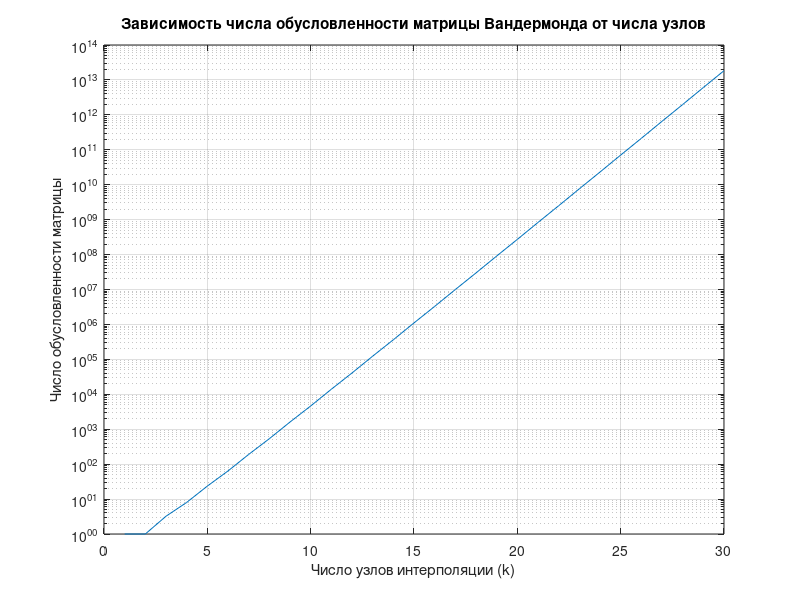

This figure's MATLAB source:
% Задание границ отрезка
a = -1;
b = 1;
% Задание максимального количества узлов
N = 30;
% Инициализация массива для хранения чисел обусловленности
C = zeros(1, N);
% В цикле по числу узлов k формируем матрицу Вандермонда
for k = 1:N
 % Формируем равномерно распределенные узлы на отрезке [a, b]
 x = linspace(a, b, k)';

 % Формируем матрицу Вандермонда
 M = zeros(k, k);
 for jj = 1:k
 for ii = 1:k
 M(ii, jj) = x(ii)^(jj-1);
 end
 end
 % Находим число обусловленности матрицы kxk
 C(k) = cond(M);
end
% Выводим график зависимости числа обусловленности матрицы от числа узлов k
% в полулогарифмическом масштабе
figure(2);
semilogy(1:N, C);
grid on;
xlabel('Число узлов интерполяции (k)');
ylabel('Число обусловленности матрицы');
title('Зависимость числа обусловленности матрицы Вандермонда от числа узлов');
